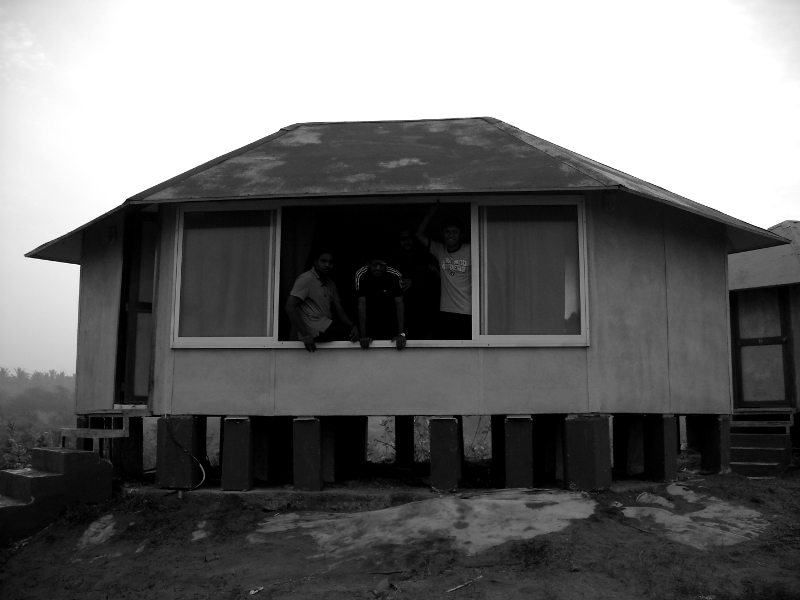
#> input picture Assignment 2/Code/beach.png, 800 x 600 px, given in place of lena512.tif, which was not available
$ jupyter execute Assignment2_Problem3.ipynb   (text cells are left out)
#> lines starting #> are read from the running program, lines starting #| are printed output that depends on the picture; after the words box and inside, x2 and y2 are one past the last pixel; in counts of white or black regions, pixels touching at a corner belong together; pictures that were not available may be replaced by others from this repository, and a replacement may not be noted
### Assignment 2/Code/lloyd_python.py
"""
UCSD ECE253: Digital Image Processing
Professor: Mohan Trivedi

Author: You-Yi Jau
Date: 2019.10.14
"""


import numpy as np
from numpy.linalg import norm

def lloyds(training_set, ini_codebook, tol=1e-7, plot_flag=False):
    """
    training_set: np [N, 1]
    ini_codebook: int (number of partitions)
    """
    ## init codebook
    assert len(ini_codebook)==1 # only support that
    if len(ini_codebook) == 1:
        ini_codebook = ini_codebook[0]
        assert ini_codebook >= 1, "invalid ini_codebook"
        min_training = training_set.min()
        max_training = training_set.max()
        ter_condition_2 = np.spacing(1) * max_training
        int_training = (max_training - min_training)/ini_codebook
        if int_training <= 0:
            print('The input training set is not valid because it has only one value.')
        codebook = np.linspace(min_training+int_training/2, max_training-int_training/2, ini_codebook);
    # print(f"codebook: {codebook}")

    ## init partition
    partition = (codebook[1 : ini_codebook] + codebook[0 : ini_codebook-1]) / 2
    def quantiz(training_set, partition, codebook):
        # print(f"quan - partition: {partition}, codebook: {codebook}")
        ## compute index
        indx = np.zeros((training_set.shape[0], 1))
        # print(f"indx: {indx.shape}")
        for i in range(len(partition)):
            indx = indx + (training_set > partition[i])
        ## compute distor
        distor = 0
        for i in range(len(codebook)):
            distor += norm(training_set[indx == i] - codebook[i])**2
        distor = distor / training_set.shape[0]
        # print(f"quantiz-distor {distor}")
        return indx, distor

    def get_rel_distortion(distor, last_distor, ter_condition_2):
        if distor > ter_condition_2:
            rel_distor = abs(distor - last_distor)/distor
        else:
            rel_distor = distor
        return rel_distor

    index, distor = quantiz(training_set, partition, codebook)
    last_distor = 0
    # rel_distor = abs(distor - last_distor)/distor
    rel_distor = get_rel_distortion(distor, last_distor, ter_condition_2)
    count = 0
    while (rel_distor > tol) and (rel_distor > ter_condition_2):
        # computer x_hat
        ## handle boundary condition
        partition_aug = np.concatenate((np.array([min_training]), partition, np.array([max_training])))
        # print(f"partition: {partition}")
        # print(f"partition_aug: {partition_aug}")
        for i in range(len(partition_aug)-1):
            part_set = training_set[np.logical_and(training_set>=partition_aug[i], training_set<partition_aug[i+1]) ]
            if len(part_set) > 0:
                codebook[i] = part_set.mean()
            else:
                codebook[i] = (partition_aug[i] + partition_aug[i+1])/2

        # update t_hat: codebook
        partition = (codebook[1 : ini_codebook] + codebook[0 : ini_codebook-1]) / 2
        # print(f"count: {count}, partition: {partition}, codebook: {codebook}")
        # quantize again
        last_distor = 0 + distor
        index, distor = quantiz(training_set, partition, codebook)

        # get distortion

        # print(f"distor: {distor}, last_distor, {last_distor}, rel_distor: {rel_distor}")
        rel_distor = get_rel_distortion(distor, last_distor, ter_condition_2)
        count += 1
        # print(f"distor: {distor}, rel_distor: {rel_distor}")

    return partition, codebook

### Assignment 2/Code/Assignment2_Problem3.ipynb
[cell 1]
import cv2
import numpy as np
from lloyd_python import lloyds
from matplotlib import pyplot as plt

[cell 2]
def generateUniform(s):
    '''
    performs uniform quantization
    on the image I.
    Outputs a s level image
    '''
    step = 255/pow(2,s)
    partition = np.arange(step,255,step)
    codebook = (np.arange(0,pow(2,s))+0.5)*step
    return partition, codebook

[cell 3]
def quantize(I, partition, codebook):
    '''
    Performs quantization on input image based on
    the codebook and partition passed
    Returns quantized image
    '''
    I_op = np.ones_like(I)*codebook[0]
    for i in range(len(partition)-1):
        I_op[np.logical_and(I>partition[i] ,I<=partition[i+1])]=codebook[i+1]
    I_op[I>partition[-1]] = codebook[-1]
    I_op = np.rint(I_op)
    return I_op

[cell 4]
def uniformQuantize(I,s):
    '''
    Fucntion first generates partition and codebook
    and then perfrom quantization using the 2
    '''
    partition, codebook = generateUniform(s)
    I_uniform = quantize(I,partition, codebook)
    return I_uniform

[cell 5]
def calculateMSE(I1, I2):
    '''
    Calculate the MSE between I1 and I
    '''
    MSE = np.mean(np.square(I1-I2))
    return MSE

[cell 6]
def sweep(I):
    MSE_Uniform = []
    MSE_MaxLLoyd = []
    m = I.shape[0]
    n = I.shape[1]
    for s in range(1,8):
        I_uniform = uniformQuantize(I,s)
        partition, codebook = lloyds(I.reshape((m*n,1)), [pow(2,s)])
        I_MaxQuant = quantize(I, partition, codebook)
        MSE_Uniform.append(calculateMSE(I, I_uniform))
        MSE_MaxLLoyd.append(calculateMSE(I, I_MaxQuant))
    return MSE_MaxLLoyd, MSE_Uniform

[cell 7]
I1 = cv2.imread('lena512.tif')
#> I1 is the input picture: shape (600, 800, 3); min 0, max 255, mean 110.1
I1 = cv2.cvtColor(I1, cv2.COLOR_BGR2GRAY)
#> I1: shape (600, 800)
I2 = cv2.imread('diver.tif')
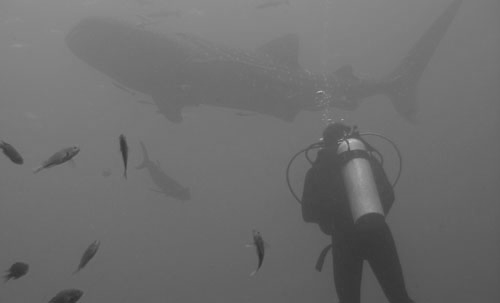
#> input picture Assignment 2/Code/diver.tif, 500 x 303 px
#> I2 is the input picture: shape (303, 500, 3); min 42, max 195, mean 109.3
I2 = cv2.cvtColor(I2, cv2.COLOR_BGR2GRAY)
#> I2: shape (303, 500)
plt.subplot(1,2,1)
plt.imshow(I1, cmap= 'Greys')
plt.axis('off')
plt.subplot(1,2,2)
plt.axis('off')
plt.imshow(I2, cmap= 'Greys')

[cell 8]
I_uniform = uniformQuantize(I1,5)

[cell 9]
MSE_MaxLLoyd, MSE_Uniform = sweep(I1)
#> the loop in sweep, `for s in range(1,8):` made 7 passes
#> int_training in lloyds on passes 4 to 7: 15.94, 7.97, 3.98, 1.99
#> (int_training in lloyds, partition, codebook) on passes 1 to 3: (127.5, [140.9], [49.81, 232]), (63.75, [32.51, 74.06, 164.6], [12.76, 52.26, 95.87, 233.3]), (31.88, [22.38, 47.74, 76.51, 108.1, 162.4, 215.1, 237.7], [8.96, 35.81, 59.67, 93.35, 123, 201.9, 228.3, 247])
#> pass 1, in uniformQuantize (call 2), `I_uniform = quantize(I,partition, codebook)`:
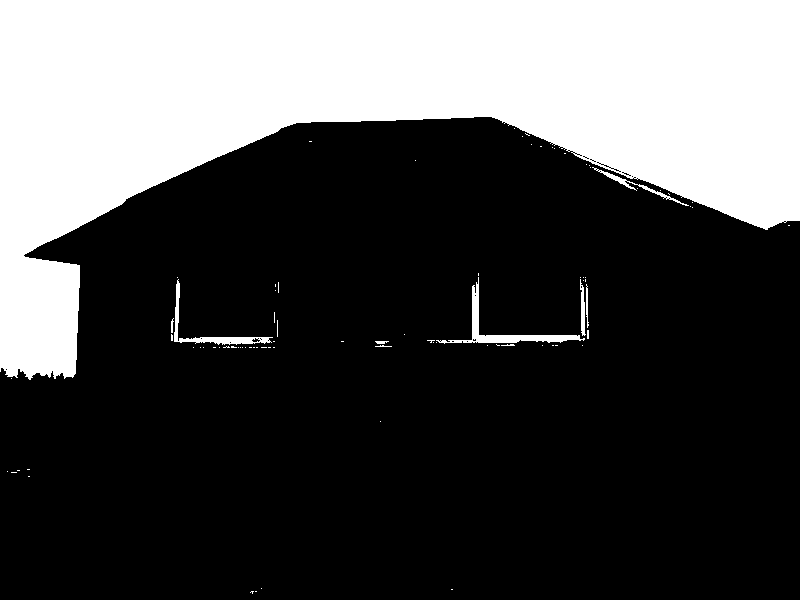
#> I_uniform: shape (600, 800) float64; values 64 (black) and 191 (white), 30.8% white; 84 white regions (75 under 20 px), largest, box (x1, y1, x2, y2) and area: (0, 0, 800, 380) 145001, (436, 277, 585, 344) 1191, (174, 279, 273, 345) 738
#> after the loop in sweep, `for s in range(1,8):`: MSE_MaxLLoyd = [975.3, 220, 60.59, 23.12, 5.36, 1.86, 0.531]; MSE_Uniform = [2045.2, 517, 135.9, 33.02, 7.98, 2.17, 0.635]
#> MSE_MaxLLoyd = [975.3, 220, 60.59, 23.12, 5.36, 1.86, 0.531]; MSE_Uniform = [2045.2, 517, 135.9, 33.02, 7.98, 2.17, 0.635]
plt.plot(np.arange(1,8),MSE_Uniform, label = 'UQ')
plt.plot(np.arange(1,8), MSE_MaxLLoyd, label = 'LMQ')
plt.legend()
plt.xlabel('MSE')
plt.ylabel('Number of bits - s')
plt.title('Lena')
plt.show()

[cell 10]
MSE_MaxLLoyd, MSE_Uniform = sweep(I2)
#> the loop in sweep (call 2), `for s in range(1,8):` made 7 passes
#> int_training in lloyds on passes 4 to 7: 9.56, 4.78, 2.39, 1.2
#> (int_training in lloyds, partition, codebook) on passes 1 to 3: (76.5, [104.4], [90.96, 117.9]), (38.25, [82.12, 105.3, 121.5], [66.53, 97.7, 112.9, 130.2]), (19.12, [75.58, 93.68, 104.6, 113, 121.2, 130.4, 145.1], [63.68, 87.48, 99.89, 109.3, 116.8, 125.6, 135.2, 155])
#> pass 1, in uniformQuantize (call 9), `I_uniform = quantize(I,partition, codebook)`:
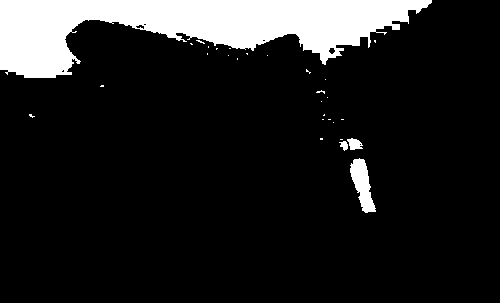
#> I_uniform: shape (303, 500) float64; values 64 (black) and 191 (white), 12.6% white; 29 white regions (25 under 20 px), largest, box (x1, y1, x2, y2) and area: (0, 0, 432, 78) 18036, (350, 158, 376, 213) 765, (347, 138, 363, 150) 127, (339, 141, 348, 151) 55
#> pass 1, in quantize (call 17), `I_op = np.rint(I_op)`:
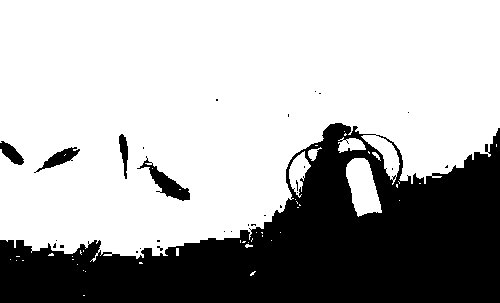
#> I_op: shape (303, 500) float64; values 91 (black) and 118 (white), 68.3% white; 29 black regions (24 under 20 px), largest, box (x1, y1, x2, y2) and area: (0, 123, 500, 303) 46374, (137, 156, 190, 201) 667, (34, 147, 80, 173) 387, (0, 141, 24, 165) 291, (119, 134, 128, 179) 228
#> MSE_MaxLLoyd = [121.1, 28.29, 9.53, 4.67, 1.82, 0.554, 0.165]; MSE_Uniform = [2128.2, 334.7, 74.38, 20.81, 5.23, 1.49, 0.496]
ax = plt.plot(np.arange(1,8),MSE_Uniform, label = 'UQ')
#> ax = 1 item
ax = plt.plot(np.arange(1,8), MSE_MaxLLoyd, label = 'LMQ')
plt.title('Diver')
plt.xlabel('MSE')
plt.ylabel('Number of bits - s')
plt.legend()
plt.show()

[cell 11]
m = I1.shape[0]
#> m = 600
n = I1.shape[1]
#> n = 800
partition, codebook = lloyds(I1.reshape((m*n,1)), [pow(2,4)])
#> partition = [13.16, 31.42, 48.1, 63.36, 79.62, 94.04, 106.4, 120.4, 136.4, 159.7, 184.8, 201.7, 215.7, 229, 241.8]; codebook = [4.04, 22.29, 40.55, 55.64, 71.09, 88.15, 99.92, 112.8, 128, 144.8, 174.5, 195, 208.5, 222.9, 235.1, 248.5]
plt.stairs(partition, codebook, label = 'LMQ')
partition, codebook = generateUniform(4)
plt.stairs(partition, codebook, label = 'UQ')
plt.legend
plt.show

[cell 12]
I1 = cv2.equalizeHist(I1)
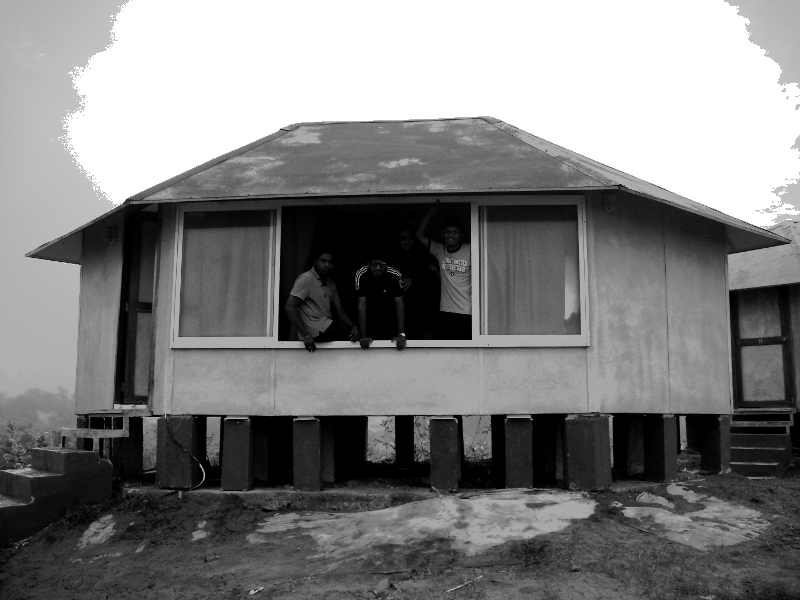
#> I1: shape (600, 800); min 0, max 255, mean 127.9
MSE_MaxLLoyd, MSE_Uniform = sweep(I1)
#> the loop in sweep (call 3), `for s in range(1,8):` made 7 passes
#> (int_training in lloyds, partition, codebook) on passes 1 to 2: (127.5, [90.96], [39.33, 142.6]), (63.75, [42.86, 95.6, 146.2], [16.11, 69.61, 121.6, 170.8])
#> int_training in lloyds on pass 3: 31.88
#> pass 1, in uniformQuantize (call 16), `I_uniform = quantize(I,partition, codebook)`:
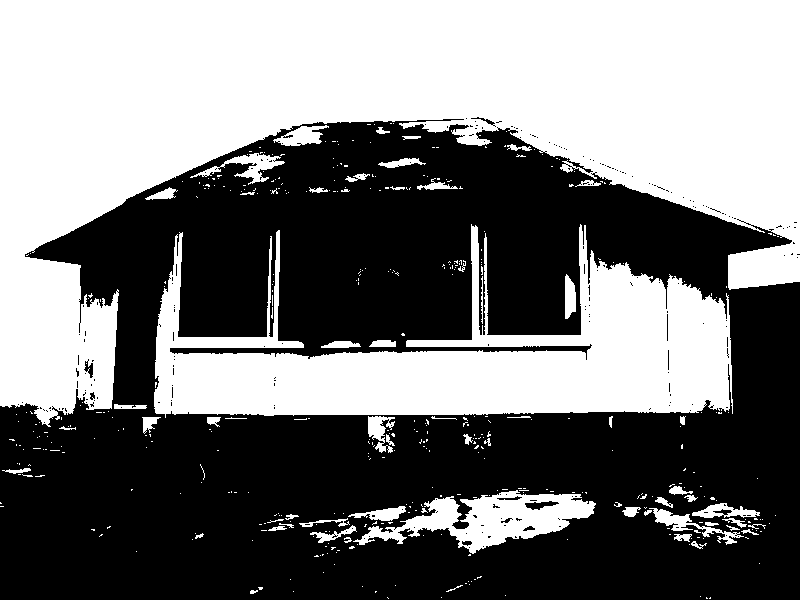
#> I_uniform: shape (600, 800) float64; values 64 (black) and 191 (white), 47.3% white; 437 white regions (376 under 20 px), largest, box (x1, y1, x2, y2) and area: (0, 0, 800, 427) 158547, (154, 224, 733, 418) 52736, (353, 490, 596, 554) 6574
#> pass 1, in quantize (call 31), `I_op = np.rint(I_op)`:
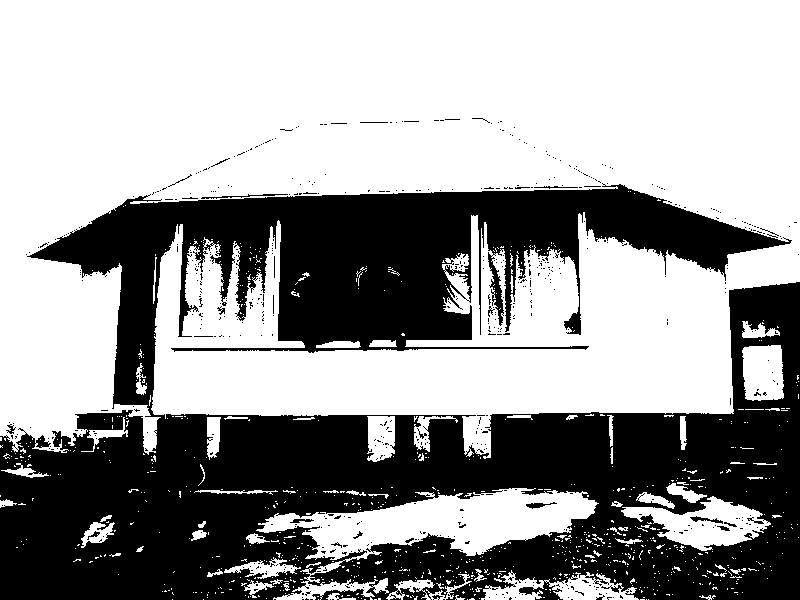
#> I_op: shape (600, 800) float64; values 39 (black) and 143 (white), 61% white; 607 black regions (582 under 20 px), largest, box (x1, y1, x2, y2) and area: (0, 183, 800, 600) 184443, (201, 194, 288, 199) 120, (690, 516, 723, 524) 96
#> pass 2, in uniformQuantize (call 17), `I_uniform = quantize(I,partition, codebook)`:
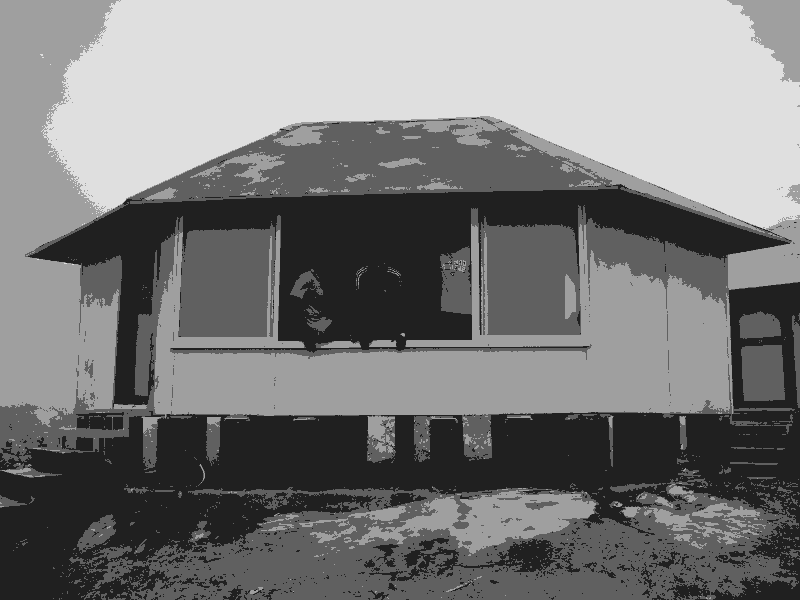
#> I_uniform: shape (600, 800) float64; min 32, max 223, mean 122.6
ax = plt.plot(np.arange(1,8), MSE_MaxLLoyd, label = 'LMQ')
ax = plt.plot(np.arange(1,8),MSE_Uniform, label = 'UQ')
plt.title('Lena')
plt.xlabel('MSE')
plt.ylabel('Number of bits - s')
plt.legend()
plt.show()

[cell 13]
I2 = cv2.equalizeHist(I2)
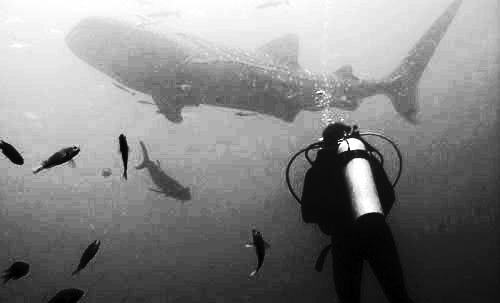
#> I2: shape (303, 500); min 0, max 255, mean 130.2
MSE_MaxLLoyd, MSE_Uniform = sweep(I2)
ax = plt.plot(np.arange(1,8),MSE_Uniform, label = 'UQ')
ax = plt.plot(np.arange(1,8), MSE_MaxLLoyd, label = 'LMQ')
plt.title('Diver')
plt.xlabel('MSE')
plt.ylabel('Number of bits - s')
plt.legend()
plt.show()
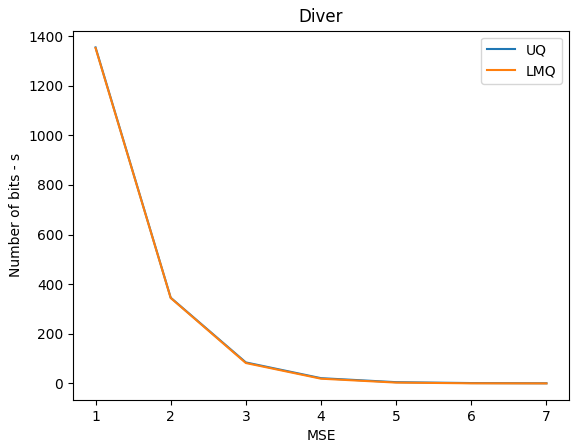
#> figure drawn by matplotlib, 1 panel
